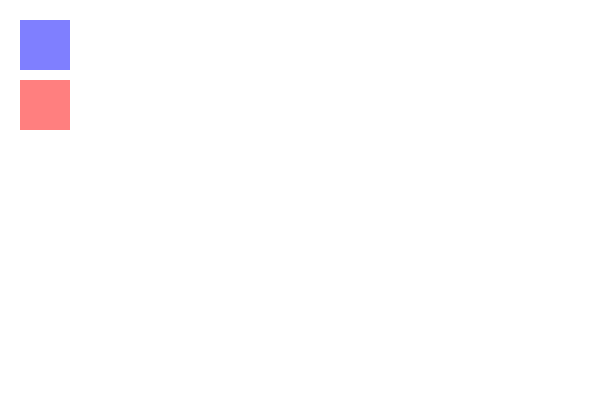
Frame 1 (no input)
Frame 60 (the mouse pressed at the canvas centre just before this capture): identical to frame 1, image omitted
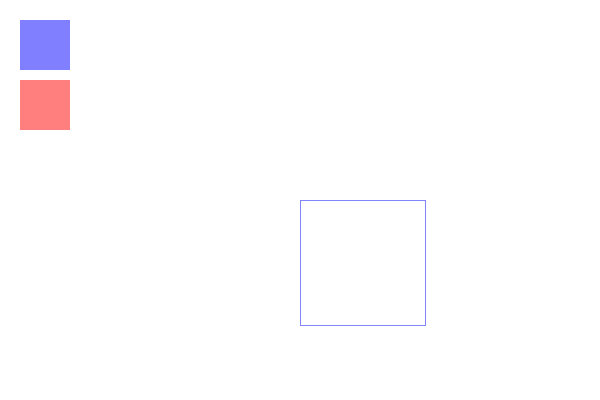
Frame 120 (the mouse held since frame 60 and released just before this capture)

The Processing sketch that drew these frames (run headless with seeded random() and noise(); from frame 60 on, the mouse is pressed at the canvas centre):

// Processing sketch: redandblue
// ── redandblue.pde
Boolean brush = true;
int bx = 20;
int by = 20;
int bw = 50;
int bh = 50;
int by2 = by + bh + 10;
float speed = 5;
float easing = 0.05;
int origColor = 30;
int count = 1;

void setup() {
  size(600, 400);
  background(255);
  colorMode(HSB, 360, 100, 100);
  noStroke();
}

void draw() {
  if((mouseX > bx) && (mouseX < bx + bw) && (mouseY > by) && (mouseY < by + bh) && mousePressed == true) {
    noStroke();
    fill(240, 50, 100);
    brush = true;
  } else {
    noStroke();
    fill(240, 50, 100);
  }
  rect(bx, by, bw, bh);
  if ((mouseX > bx) && (mouseX < bx + bw) && (mouseY > by2) && (mouseY < by2 + bh) && mousePressed == true) {
    noStroke();
    fill(240, 50, 100);
    brush = false;
  } else {
    noStroke();
    fill(360, 50, 100);
  }
  rect(bx, by2, bw, bh);
  if(((mouseX < bx) || (mouseX > bx + bw) || (mouseY < by) || (mouseY > by + bh)) && brush == true && mousePressed == true) {
    float target = dist(mouseX, mouseY, pmouseX, pmouseY);
    speed += (target - speed) * easing;
    float c = map(speed, 0, 100, 0, 180);
    stroke(240-c, 50, 100, 70);
      if(mousePressed == true){
      strokeWeight(0.75);
      noFill();
      rect(mouseX, mouseY, 125, 125);
    }
  }
  if(((mouseX < bx) || (mouseX > bx + bw) || (mouseY < by2) || (mouseY > by2 + bh)) && brush == false && mousePressed == true) {
    float target = dist(mouseX, mouseY, pmouseX, pmouseY);
    speed += (target - speed) * easing;
    float c = map(speed, 0, 100, 0, 180);
    stroke(360-c, 50, 100, 70);
      if(mousePressed == true){
      strokeWeight(0.75);
      noFill();
      rect(mouseX, mouseY, 125, 125);
    }
  }
  if (keyPressed == true) {
    save("frame" + count + ".png");
    delay(500);
    count++;
  }
}
